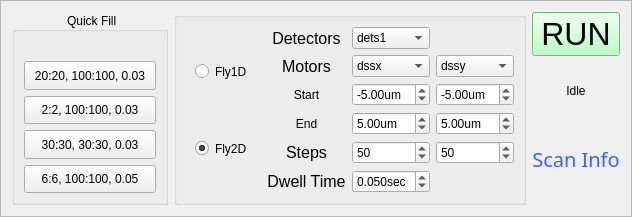
         <widget class="QFrame" name="frame_2">
          <property name="sizePolicy">
           <sizepolicy hsizetype="Preferred" vsizetype="Preferred">
            <horstretch>0</horstretch>
            <verstretch>0</verstretch>
           </sizepolicy>
          </property>
          <property name="frameShape">
           <enum>QFrame::StyledPanel</enum>
          </property>
          <property name="frameShadow">
           <enum>QFrame::Raised</enum>
          </property>
          <layout class="QGridLayout" name="gridLayout_92">
           <item row="0" column="3">
            <layout class="QGridLayout" name="gridLayout_91">
             <property name="verticalSpacing">
              <number>20</number>
             </property>
             <item row="1" column="0">
              <widget class="QPushButton" name="start">
               <property name="sizePolicy">
                <sizepolicy hsizetype="Preferred" vsizetype="Preferred">
                 <horstretch>0</horstretch>
                 <verstretch>0</verstretch>
                </sizepolicy>
               </property>
               <property name="font">
                <font>
                 <family>MS Shell Dlg 2</family>
                 <pointsize>24</pointsize>
                 <weight>50</weight>
                 <italic>false</italic>
                 <bold>false</bold>
                </font>
               </property>
               <property name="toolTip">
                <string>excetute the scan plan</string>
               </property>
               <property name="autoFillBackground">
                <bool>false</bool>
               </property>
               <property name="styleSheet">
                <string notr="true">QPushButton {
	background-color: rgb(167, 255, 180);
	
	font: 24pt &quot;MS Shell Dlg 2&quot;;
	}

QPushButton:hover{ 
	background-color: rgb(255, 255, 0); 
	}

QPushButton:pressed{ 
	background-color: rgb(0, 255, 0); 
	}



</string>
               </property>
               <property name="text">
                <string>RUN</string>
               </property>
              </widget>
             </item>
             <item row="2" column="0">
              <widget class="QLabel" name="label_scanStatus">
               <property name="text">
                <string>Idle</string>
               </property>
               <property name="alignment">
                <set>Qt::AlignCenter</set>
               </property>
              </widget>
             </item>
            </layout>
           </item>
           <item row="0" column="1" rowspan="2">
            <widget class="QGroupBox" name="groupBox_3">
             <property name="sizePolicy">
              <sizepolicy hsizetype="Preferred" vsizetype="Preferred">
               <horstretch>0</horstretch>
               <verstretch>0</verstretch>
              </sizepolicy>
             </property>
             <property name="styleSheet">
              <string notr="true"/>
             </property>
             <layout class="QGridLayout" name="gridLayout_8">
              <item row="1" column="1">
               <widget class="QLabel" name="label_17">
                <property name="sizePolicy">
                 <sizepolicy hsizetype="Preferred" vsizetype="Preferred">
                  <horstretch>0</horstretch>
                  <verstretch>0</verstretch>
                 </sizepolicy>
                </property>
                <property name="font">
                 <font>
                  <family>Segoe UI</family>
                  <pointsize>12</pointsize>
                  <weight>50</weight>
                  <italic>false</italic>
                  <bold>false</bold>
                 </font>
                </property>
                <property name="text">
                 <string>Detectors</string>
                </property>
                <property name="alignment">
                 <set>Qt::AlignCenter</set>
                </property>
               </widget>
              </item>
              <item row="3" column="1">
               <widget class="QLabel" name="label_32">
                <property name="text">
                 <string>Start</string>
                </property>
                <property name="alignment">
                 <set>Qt::AlignCenter</set>
                </property>
               </widget>
              </item>
              <item row="4" column="1">
               <widget class="QLabel" name="label_18">
                <property name="text">
                 <string>End</string>
                </property>
                <property name="alignment">
                 <set>Qt::AlignCenter</set>
                </property>
               </widget>
              </item>
              <item row="2" column="2">
               <widget class="QComboBox" name="cb_motor1">
                <property name="sizePolicy">
                 <sizepolicy hsizetype="Preferred" vsizetype="Preferred">
                  <horstretch>0</horstretch>
                  <verstretch>0</verstretch>
                 </sizepolicy>
                </property>
                <property name="toolTip">
                 <string>first motor to scan in 2D and Line scan motor</string>
                </property>
                <item>
                 <property name="text">
                  <string>dssx</string>
                 </property>
                </item>
                <item>
                 <property name="text">
                  <string>dssy</string>
                 </property>
                </item>
                <item>
                 <property name="text">
                  <string>dssz</string>
                 </property>
                </item>
                <item>
                 <property name="text">
                  <string>zpssx</string>
                 </property>
                </item>
                <item>
                 <property name="text">
                  <string>zpssy</string>
                 </property>
                </item>
                <item>
                 <property name="text">
                  <string>zpssz</string>
                 </property>
                </item>
               </widget>
              </item>
              <item row="5" column="2">
               <widget class="QSpinBox" name="x_step">
                <property name="sizePolicy">
                 <sizepolicy hsizetype="Preferred" vsizetype="Preferred">
                  <horstretch>0</horstretch>
                  <verstretch>0</verstretch>
                 </sizepolicy>
                </property>
                <property name="toolTip">
                 <string>first motor steps</string>
                </property>
                <property name="minimum">
                 <number>1</number>
                </property>
                <property name="maximum">
                 <number>1000</number>
                </property>
                <property name="singleStep">
                 <number>10</number>
                </property>
                <property name="value">
                 <number>50</number>
                </property>
               </widget>
              </item>
              <item row="6" column="1">
               <widget class="QLabel" name="label_9">
                <property name="sizePolicy">
                 <sizepolicy hsizetype="Preferred" vsizetype="Preferred">
                  <horstretch>0</horstretch>
                  <verstretch>0</verstretch>
                 </sizepolicy>
                </property>
                <property name="font">
                 <font>
                  <family>Segoe UI</family>
                  <pointsize>12</pointsize>
                  <weight>50</weight>
                  <italic>false</italic>
                  <bold>false</bold>
                 </font>
                </property>
                <property name="text">
                 <string>Dwell Time</string>
                </property>
                <property name="textFormat">
                 <enum>Qt::AutoText</enum>
                </property>
                <property name="scaledContents">
                 <bool>false</bool>
                </property>
                <property name="alignment">
                 <set>Qt::AlignCenter</set>
                </property>
               </widget>
              </item>
              <item row="6" column="2">
               <widget class="QDoubleSpinBox" name="dwell">
                <property name="sizePolicy">
                 <sizepolicy hsizetype="Preferred" vsizetype="Preferred">
                  <horstretch>0</horstretch>
                  <verstretch>0</verstretch>
                 </sizepolicy>
                </property>
                <property name="toolTip">
                 <string>exposure time per point</string>
                </property>
                <property name="prefix">
                 <string/>
                </property>
                <property name="suffix">
                 <string notr="true">sec</string>
                </property>
                <property name="decimals">
                 <number>3</number>
                </property>
                <property name="minimum">
                 <double>0.000000000000000</double>
                </property>
                <property name="maximum">
                 <double>0.500000000000000</double>
                </property>
                <property name="singleStep">
                 <double>0.010000000000000</double>
                </property>
                <property name="value">
                 <double>0.050000000000000</double>
                </property>
               </widget>
              </item>
              <item row="4" column="3">
               <widget class="QDoubleSpinBox" name="y_end">
                <property name="sizePolicy">
                 <sizepolicy hsizetype="Preferred" vsizetype="Preferred">
                  <horstretch>0</horstretch>
                  <verstretch>0</verstretch>
                 </sizepolicy>
                </property>
                <property name="toolTip">
                 <string>scan range entry</string>
                </property>
                <property name="suffix">
                 <string notr="true">um</string>
                </property>
                <property name="minimum">
                 <double>-15.000000000000000</double>
                </property>
                <property name="maximum">
                 <double>15.000000000000000</double>
                </property>
                <property name="singleStep">
                 <double>1.000000000000000</double>
                </property>
                <property name="value">
                 <double>5.000000000000000</double>
                </property>
               </widget>
              </item>
              <item row="2" column="3">
               <widget class="QComboBox" name="cb_motor2">
                <property name="sizePolicy">
                 <sizepolicy hsizetype="Preferred" vsizetype="Preferred">
                  <horstretch>0</horstretch>
                  <verstretch>0</verstretch>
                 </sizepolicy>
                </property>
                <property name="toolTip">
                 <string>second motor in 2D</string>
                </property>
                <item>
                 <property name="text">
                  <string>dssy</string>
                 </property>
                </item>
                <item>
                 <property name="text">
                  <string>dssx</string>
                 </property>
                </item>
                <item>
                 <property name="text">
                  <string>dssz</string>
                 </property>
                </item>
                <item>
                 <property name="text">
                  <string>zpssy</string>
                 </property>
                </item>
                <item>
                 <property name="text">
                  <string>zpssx</string>
                 </property>
                </item>
                <item>
                 <property name="text">
                  <string>zpssz</string>
                 </property>
                </item>
               </widget>
              </item>
              <item row="5" column="3">
               <widget class="QSpinBox" name="y_step">
                <property name="sizePolicy">
                 <sizepolicy hsizetype="Preferred" vsizetype="Preferred">
                  <horstretch>0</horstretch>
                  <verstretch>0</verstretch>
                 </sizepolicy>
                </property>
                <property name="toolTip">
                 <string>second motor steps</string>
                </property>
                <property name="minimum">
                 <number>1</number>
                </property>
                <property name="maximum">
                 <number>1000</number>
                </property>
                <property name="singleStep">
                 <number>10</number>
                </property>
                <property name="value">
                 <number>50</number>
                </property>
               </widget>
              </item>
              <item row="4" column="2">
               <widget class="QDoubleSpinBox" name="x_end">
                <property name="sizePolicy">
                 <sizepolicy hsizetype="Preferred" vsizetype="Preferred">
                  <horstretch>0</horstretch>
                  <verstretch>0</verstretch>
                 </sizepolicy>
                </property>
                <property name="toolTip">
                 <string>scan range entry</string>
                </property>
                <property name="suffix">
                 <string notr="true">um</string>
                </property>
                <property name="minimum">
                 <double>-15.000000000000000</double>
                </property>
                <property name="maximum">
                 <double>15.000000000000000</double>
                </property>
                <property name="singleStep">
                 <double>1.000000000000000</double>
                </property>
                <property name="value">
                 <double>5.000000000000000</double>
                </property>
               </widget>
              </item>
              <item row="2" column="1">
               <widget class="QLabel" name="label_2">
                <property name="sizePolicy">
                 <sizepolicy hsizetype="Preferred" vsizetype="Preferred">
                  <horstretch>0</horstretch>
                  <verstretch>0</verstretch>
                 </sizepolicy>
                </property>
                <property name="font">
                 <font>
                  <family>Segoe UI</family>
                  <pointsize>12</pointsize>
                  <weight>50</weight>
                  <italic>false</italic>
                  <bold>false</bold>
                 </font>
                </property>
                <property name="text">
                 <string>Motors</string>
                </property>
                <property name="alignment">
                 <set>Qt::AlignCenter</set>
                </property>
               </widget>
              </item>
              <item row="1" column="2">
               <widget class="QComboBox" name="pb_dets">
                <property name="sizePolicy">
                 <sizepolicy hsizetype="Preferred" vsizetype="Preferred">
                  <horstretch>0</horstretch>
                  <verstretch>0</verstretch>
                 </sizepolicy>
                </property>
                <property name="toolTip">
                 <string comment="choose the detector system"/>
                </property>
                <item>
                 <property name="text">
                  <string>dets1</string>
                 </property>
                </item>
                <item>
                 <property name="text">
                  <string>dets2</string>
                 </property>
                </item>
                <item>
                 <property name="text">
                  <string>dets3</string>
                 </property>
                </item>
                <item>
                 <property name="text">
                  <string>dets4</string>
                 </property>
                </item>
                <item>
                 <property name="text">
                  <string>dets_fs</string>
                 </property>
                </item>
               </widget>
              </item>
              <item row="3" column="2">
               <widget class="QDoubleSpinBox" name="x_start">
                <property name="sizePolicy">
                 <sizepolicy hsizetype="Preferred" vsizetype="Preferred">
                  <horstretch>0</horstretch>
                  <verstretch>0</verstretch>
                 </sizepolicy>
                </property>
                <property name="toolTip">
                 <string>scan range entry</string>
                </property>
                <property name="prefix">
                 <string notr="true"/>
                </property>
                <property name="suffix">
                 <string>um</string>
                </property>
                <property name="minimum">
                 <double>-15.000000000000000</double>
                </property>
                <property name="maximum">
                 <double>15.000000000000000</double>
                </property>
                <property name="singleStep">
                 <double>1.000000000000000</double>
                </property>
                <property name="value">
                 <double>-5.000000000000000</double>
                </property>
               </widget>
              </item>
              <item row="3" column="3">
               <widget class="QDoubleSpinBox" name="y_start">
                <property name="enabled">
                 <bool>true</bool>
                </property>
                <property name="sizePolicy">
                 <sizepolicy hsizetype="Preferred" vsizetype="Preferred">
                  <horstretch>0</horstretch>
                  <verstretch>0</verstretch>
                 </sizepolicy>
                </property>
                <property name="toolTip">
                 <string>scan range entry</string>
                </property>
                <property name="prefix">
                 <string notr="true"/>
                </property>
                <property name="suffix">
                 <string>um</string>
                </property>
                <property name="minimum">
                 <double>-15.000000000000000</double>
                </property>
                <property name="maximum">
                 <double>15.000000000000000</double>
                </property>
                <property name="singleStep">
                 <double>1.000000000000000</double>
                </property>
                <property name="value">
                 <double>-5.000000000000000</double>
                </property>
               </widget>
              </item>
              <item row="5" column="1">
               <widget class="QLabel" name="label_5">
                <property name="sizePolicy">
                 <sizepolicy hsizetype="Preferred" vsizetype="Preferred">
                  <horstretch>0</horstretch>
                  <verstretch>0</verstretch>
                 </sizepolicy>
                </property>
                <property name="font">
                 <font>
                  <family>Segoe UI</family>
                  <pointsize>12</pointsize>
                  <weight>50</weight>
                  <italic>false</italic>
                  <bold>false</bold>
                 </font>
                </property>
                <property name="text">
                 <string>Steps</string>
                </property>
                <property name="textFormat">
                 <enum>Qt::AutoText</enum>
                </property>
                <property name="scaledContents">
                 <bool>false</bool>
                </property>
                <property name="alignment">
                 <set>Qt::AlignCenter</set>
                </property>
               </widget>
              </item>
              <item row="1" column="0" rowspan="6">
               <widget class="QWidget" name="widget_2" native="true">
                <property name="styleSheet">
                 <string notr="true">font: 14pt &quot;MS Shell Dlg 2&quot;;</string>
                </property>
                <layout class="QVBoxLayout" name="verticalLayout_9">
                 <item>
                  <widget class="QRadioButton" name="rb_1d">
                   <property name="sizePolicy">
                    <sizepolicy hsizetype="Preferred" vsizetype="Preferred">
                     <horstretch>0</horstretch>
                     <verstretch>0</verstretch>
                    </sizepolicy>
                   </property>
                   <property name="toolTip">
                    <string>select for line scan</string>
                   </property>
                   <property name="styleSheet">
                    <string notr="true"/>
                   </property>
                   <property name="text">
                    <string>Fly1D</string>
                   </property>
                   <property name="autoExclusive">
                    <bool>true</bool>
                   </property>
                  </widget>
                 </item>
                 <item>
                  <widget class="QRadioButton" name="rb_2d">
                   <property name="sizePolicy">
                    <sizepolicy hsizetype="Preferred" vsizetype="Preferred">
                     <horstretch>0</horstretch>
                     <verstretch>0</verstretch>
                    </sizepolicy>
                   </property>
                   <property name="toolTip">
                    <string>select for 2D scan</string>
                   </property>
                   <property name="styleSheet">
                    <string notr="true"/>
                   </property>
                   <property name="text">
                    <string>Fly2D</string>
                   </property>
                   <property name="checked">
                    <bool>true</bool>
                   </property>
                   <property name="autoExclusive">
                    <bool>true</bool>
                   </property>
                  </widget>
                 </item>
                </layout>
               </widget>
              </item>
             </layout>
            </widget>
           </item>
           <item row="0" column="0" rowspan="2">
            <widget class="QGroupBox" name="groupBox_2">
             <property name="sizePolicy">
              <sizepolicy hsizetype="Fixed" vsizetype="Preferred">
               <horstretch>0</horstretch>
               <verstretch>0</verstretch>
              </sizepolicy>
             </property>
             <property name="toolTip">
              <string>Quickly fill the selected parameters above</string>
             </property>
             <property name="styleSheet">
              <string notr="true"/>
             </property>
             <property name="title">
              <string> Quick Fill</string>
             </property>
             <property name="alignment">
              <set>Qt::AlignCenter</set>
             </property>
             <layout class="QGridLayout" name="gridLayout_6">
              <item row="2" column="0">
               <layout class="QVBoxLayout" name="verticalLayout_6">
                <item>
                 <widget class="QPushButton" name="pb_3030">
                  <property name="sizePolicy">
                   <sizepolicy hsizetype="Minimum" vsizetype="Preferred">
                    <horstretch>0</horstretch>
                    <verstretch>0</verstretch>
                   </sizepolicy>
                  </property>
                  <property name="text">
                   <string>  30:30, 30:30, 0.03  </string>
                  </property>
                 </widget>
                </item>
                <item>
                 <widget class="QPushButton" name="pb_66">
                  <property name="sizePolicy">
                   <sizepolicy hsizetype="Minimum" vsizetype="Preferred">
                    <horstretch>0</horstretch>
                    <verstretch>0</verstretch>
                   </sizepolicy>
                  </property>
                  <property name="text">
                   <string>  6:6, 100:100, 0.05  </string>
                  </property>
                 </widget>
                </item>
               </layout>
              </item>
              <item row="1" column="0">
               <layout class="QVBoxLayout" name="verticalLayout_7">
                <item>
                 <widget class="QPushButton" name="pb_2020">
                  <property name="sizePolicy">
                   <sizepolicy hsizetype="Minimum" vsizetype="Preferred">
                    <horstretch>0</horstretch>
                    <verstretch>0</verstretch>
                   </sizepolicy>
                  </property>
                  <property name="text">
                   <string>  20:20, 100:100, 0.03  </string>
                  </property>
                 </widget>
                </item>
                <item>
                 <widget class="QPushButton" name="pb_22">
                  <property name="sizePolicy">
                   <sizepolicy hsizetype="Minimum" vsizetype="Preferred">
                    <horstretch>0</horstretch>
                    <verstretch>0</verstretch>
                   </sizepolicy>
                  </property>
                  <property name="text">
                   <string>  2:2, 100:100, 0.03  </string>
                  </property>
                 </widget>
                </item>
               </layout>
              </item>
              <item row="0" column="0">
               <widget class="QLabel" name="label_136">
                <property name="sizePolicy">
                 <sizepolicy hsizetype="Fixed" vsizetype="Fixed">
                  <horstretch>0</horstretch>
                  <verstretch>0</verstretch>
                 </sizepolicy>
                </property>
                <property name="text">
                 <string/>
                </property>
               </widget>
              </item>
             </layout>
            </widget>
           </item>
           <item row="1" column="3">
            <widget class="QLabel" name="label_scan_info_calc">
             <property name="sizePolicy">
              <sizepolicy hsizetype="Preferred" vsizetype="Ignored">
               <horstretch>0</horstretch>
               <verstretch>0</verstretch>
              </sizepolicy>
             </property>
             <property name="font">
              <font>
               <family>Modern No. 20</family>
               <pointsize>15</pointsize>
               <weight>50</weight>
               <italic>false</italic>
               <bold>false</bold>
              </font>
             </property>
             <property name="styleSheet">
              <string notr="true">color: rgb(73, 91, 255);
font: 15pt &quot;Modern No. 20&quot;;


</string>
             </property>
             <property name="text">
              <string>Scan Info</string>
             </property>
             <property name="alignment">
              <set>Qt::AlignCenter</set>
             </property>
            </widget>
           </item>
          </layout>
         </widget>
